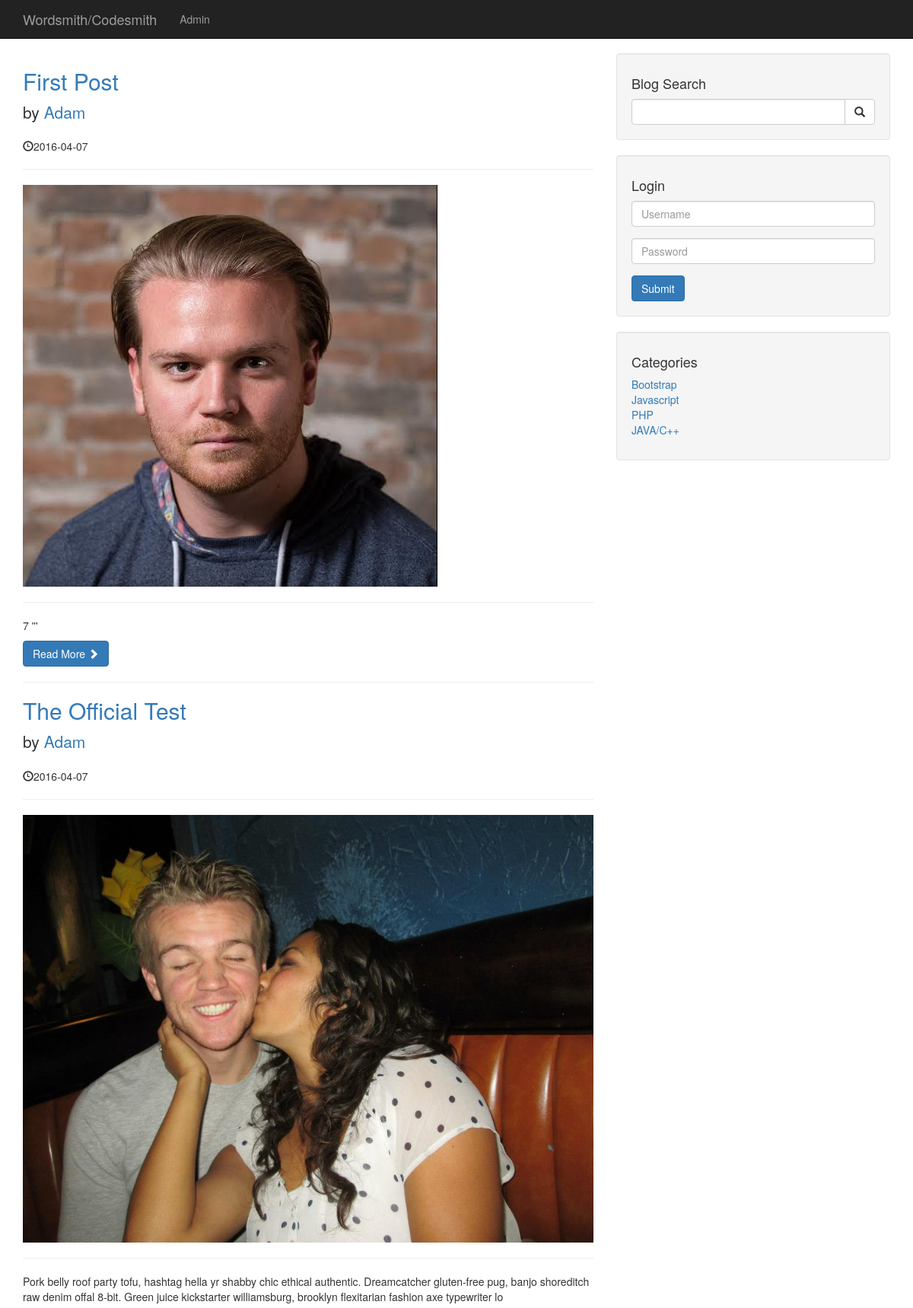
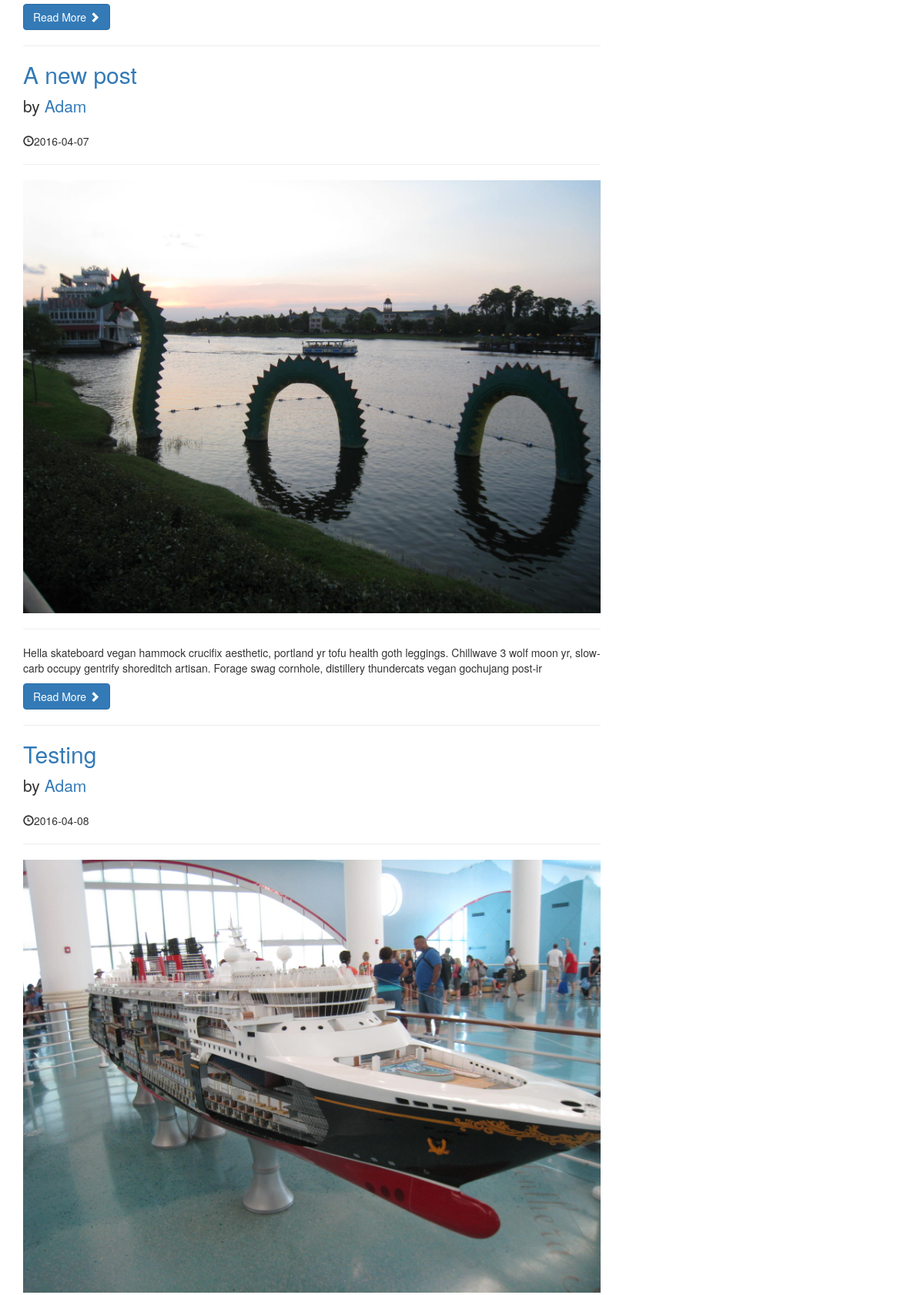
The page / (upper part) on the database its author committed (2 pictures, top to bottom).
### tables this page shows
CREATE TABLE `posts` (
  `post_id` int(3) NOT NULL,
  `post_category_id` int(3) NOT NULL,
  `post_title` varchar(255) NOT NULL,
  `post_author` varchar(255) NOT NULL,
  `post_date` date NOT NULL,
  `post_image` text NOT NULL,
  `post_content` text NOT NULL,
  `post_tags` varchar(255) NOT NULL,
  `post_comment_count` int(11) NOT NULL,
  `post_status` varchar(255) NOT NULL DEFAULT 'draft'
);

CREATE TABLE `categories` (
  `cat_id` int(3) NOT NULL,
  `cat_title` varchar(255) NOT NULL
);

### index.php (the view, shortened to what this page needs)
<?php include "includes/db.php"?>
<?php include "includes/header.php"?>
<body>
    <?php include "includes/navigation.php" ?>
    <div class="container">
        <div class="row">
            <div class="col-md-8">
                <?php
                    $query = "SELECT * FROM posts";
                    $select_all_posts_query = mysqli_query($connection, $query);
                    while($row = mysqli_fetch_assoc($select_all_posts_query)) {
                        $post_id = $row["post_id"];
                        $post_title = $row['post_title'];
                        $post_author = $row["post_author"];
                        $post_date = $row["post_date"];
                        $post_image = $row["post_image"];
                        $post_content = substr($row["post_content"], 0, 230);
                        $post_status = $row["post_status"];
                        if($post_status === 'published') {
                ?>
                <h2>
                    <a href="post.php?p_id=<?php echo $post_id;?>"><?php echo $post_title; ?></a>
                </h2>
                <p class="lead">
                    by <a href="index.php"><?php echo $post_author;?></a>
                </p>
                <p><span class="glyphicon glyphicon-time"></span><?php echo $post_date;?></p>
                <hr>
                <a href="post.php?p_id=<?php echo $post_id;?>">
                <img class="img-responsive" src="images/<?php echo $post_image;?>" alt="">
                </a>
                <hr>
                <p><?php echo $post_content;?></p>
                <a class="btn btn-primary" href="post.php?p_id=<?php echo $post_id;?>">Read More <span class="glyphicon glyphicon-chevron-right"></span></a>
                <hr>
                   <?php } } ?>
            </div>
            <?php include "includes/sidebar.php"?>
        </div>
    </div>
</body>
<?php include "includes/footer.php" ?>

### includes/sidebar.php (shortened to what this page needs)
<div class="col-md-4">
    <div class="well">
        <h4>Blog Search</h4>
        <form action="" method="post">
        <div class="input-group">
            <input name="search" type="text" class="form-control">
            <span class="input-group-btn">
                <button name="submit" class="btn btn-default" type="submit">
                    <span class="glyphicon glyphicon-search"></span>
                </button>
            </span>
        </div>
        </form>
    </div>
    <div class="well">
        <h4>Login</h4>
        <form action="includes/login.php" method="post">
            <div class="form-group">
                <input name="username" type="text" class="form-control" placeholder="Username">
            </div>
            <div class="form-group">
                <input name="password" type="password" class="form-control" placeholder="Password">
            </div>
            <span clsss="form-group-btn">
                <button class="btn btn-primary" name="login" type="submit">Submit</button>
            </span>
        </form>
    </div>
    <div class="well">
        <?php
        $query = "SELECT * FROM categories";
        $select_categories_sidebar = mysqli_query($connection, $query);
        ?>
        <h4>Categories</h4>
        <div class="row">
            <div class="col-lg-12">
                <ul class="list-unstyled">
                   <?php
                    while($row = mysqli_fetch_assoc($select_categories_sidebar)) {
                        $cat_title = $row["cat_title"];
                        $cat_id = $row['cat_id'];
                        echo "<li><a href='category.php?category=$cat_id'>{$cat_title}</a></li>";
                    }
                    ?>
                </ul>
            </div>
        </div>
    </div>
</div>

### css/blog-home.css (style rules this page uses)
body { padding-top: 70px; }

### rows shown on the page
posts: post_title "First Post", post_author "Adam", post_date "2016-04-07", post_image (picture), post_content "7 '''"
posts: post_title "The Official Test", post_author "Adam", post_date "2016-04-07", post_image (picture), post_content "Pork belly roof party tofu, hashtag hella yr shabby chic ethical authentic. Dreamcatcher gluten-free pug, banjo shoreditch raw denim offal 8-bit. Green juice kickstarter williamsburg, brooklyn flexitarian fashion axe typewriter lo"
posts: post_title "A new post", post_author "Adam", post_date "2016-04-07", post_image (picture), post_content "Hella skateboard vegan hammock crucifix aesthetic, portland yr tofu health goth leggings. Chillwave 3 wolf moon yr, slow-carb occupy gentrify shoreditch artisan. Forage swag cornhole, distillery thundercats vegan gochujang post-ir"
posts: post_title "Testing", post_author "Adam", post_date "2016-04-08", post_image (picture)
categories: cat_title "Bootstrap"
categories: cat_title "Javascript"
categories: cat_title "PHP"
categories: cat_title "JAVA/C++"
